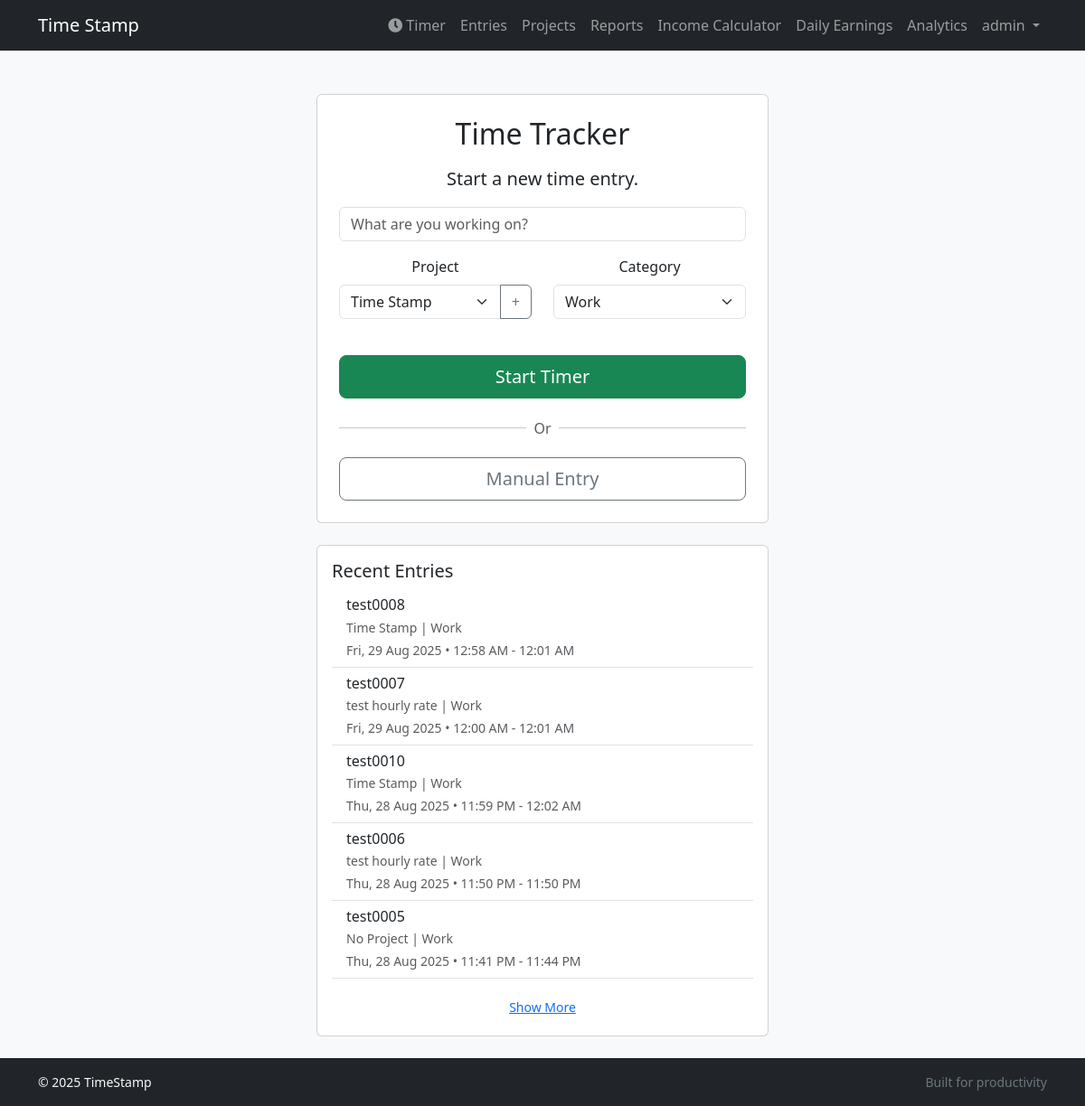
Page / (signed in) on the earlier database version.
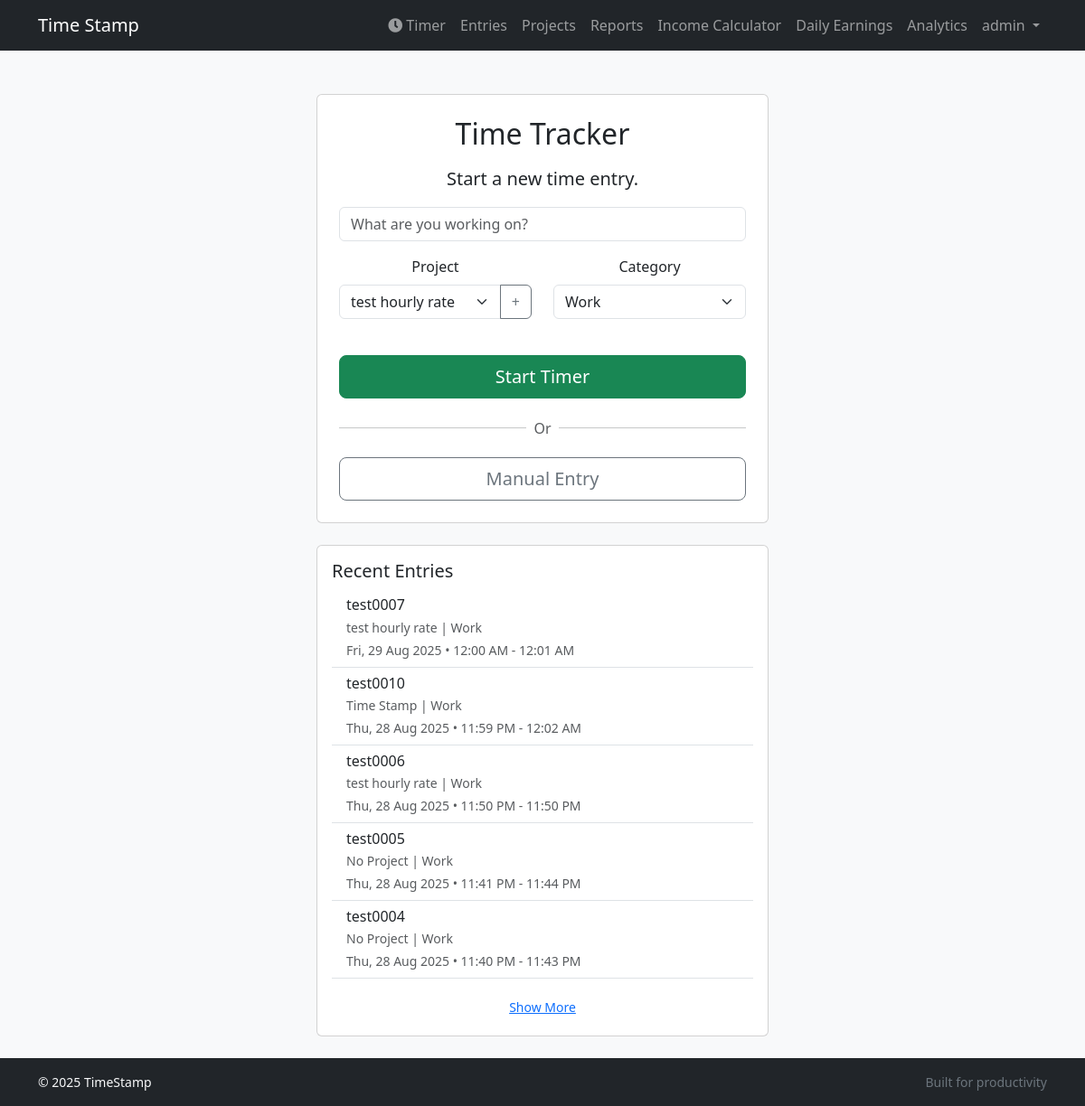
Same page on the later database version.
### tracker/models.py (models this page shows, shortened)
class TimeEntry(models.Model):
    user = models.ForeignKey(settings.AUTH_USER_MODEL, on_delete=models.CASCADE)
    project = models.ForeignKey(Project, on_delete=models.CASCADE, null=True, blank=True, related_name='time_entries')
    title = models.CharField(max_length=200)
    description = models.TextField(blank=True)
    notes = models.TextField(blank=True)
    start_time = models.DateTimeField()
    end_time = models.DateTimeField(null=True, blank=True)
    is_archived = models.BooleanField(default=False)
    category = models.CharField(max_length=10, choices=CATEGORY_CHOICES, default='work')
    is_paused = models.BooleanField(default=False)
    last_pause_time = models.DateTimeField(null=True, blank=True)
    paused_duration = models.DurationField(default=timedelta(0))
    is_manual = models.BooleanField(default=False)  # Add this field
    was_edited = models.BooleanField(default=False) # Add this line
    class Meta:
        ordering = ['-start_time']

class Project(models.Model):
    user = models.ForeignKey(User, on_delete=models.CASCADE, related_name='projects')
    name = models.CharField(max_length=100)
    description = models.TextField(blank=True)
    category = models.CharField(max_length=10, choices=CATEGORY_CHOICES, default='work')
    is_archived = models.BooleanField(default=False)
    hourly_rate = models.DecimalField(max_digits=8, decimal_places=2, default=0.00)

### tracker/views.py (the view)
# urls.py: path('', views.HomePageView.as_view(), name='home'),
class HomePageView(View):
    def get(self, request, *args, **kwargs):
        if request.user.is_authenticated:
            active_entry = TimeEntry.objects.filter(user=request.user, end_time__isnull=True).first()
            projects = Project.objects.filter(user=request.user)
            recent_entries = TimeEntry.objects.filter(
                user=request.user,
                end_time__isnull=False
            ).order_by('-start_time')[:10]
            latest_work_entry = TimeEntry.objects.filter(user=request.user, category='work', project__isnull=False).order_by('-start_time').first()
            latest_personal_entry = TimeEntry.objects.filter(user=request.user, category='personal', project__isnull=False).order_by('-start_time').first()
            context = {
                'active_entry': active_entry,
                'projects': projects,
                'recent_entries': recent_entries,
                'latest_work_project_id': latest_work_entry.project.id if latest_work_entry else None,
                'latest_personal_project_id': latest_personal_entry.project.id if latest_personal_entry else None,
                'new_project_id': request.GET.get('new_project_id'),
                'new_category': request.GET.get('new_category'),
            }
            return render(request, 'home.html', context)
        else:
            return render(request, 'tracker/landing.html')

### templates/home.html (shortened to what this page needs)
{% extends "base.html" %}
{% block content %}
{% if user.is_authenticated %}
    <div class="text-center">
        <div class="card mx-auto" style="max-width: 500px;">
            <div class="card-body p-4">
                <h2 class="card-title mb-3">Time Tracker</h2>
                {% if active_entry %}
                    <p class="lead">Timer is running for: <strong>{{ active_entry.title }}</strong></p>
                    <p class="text-muted">Project: {{ active_entry.project.name|default:"None" }} | Category: {{ active_entry.get_category_display }}</p>
                    <h1 id="timer" class="display-4 my-3"
                        data-starttime="{{ active_entry.start_time.isoformat }}"
                        data-is-paused="{{ active_entry.is_paused|yesno:'true,false' }}"
                        data-paused-duration="{{ active_entry.paused_duration.total_seconds }}"
                        data-last-pause-time="{{ active_entry.last_pause_time.isoformat|default:'' }}">00:00:00</h1>
                    <div class="d-grid gap-2 d-sm-flex justify-content-sm-center">
                        {% if active_entry.is_paused %}
                            <form action="{% url 'tracker:resume_timer' %}" method="post" class="flex-fill">
                                {% csrf_token %}
                                <button type="submit" class="btn btn-success btn-lg w-100">Resume</button>
                            </form>
                        {% else %}
                            <form action="{% url 'tracker:pause_timer' %}" method="post" class="flex-fill">
                                {% csrf_token %}
                                <button type="submit" class="btn btn-warning btn-lg w-100">Pause</button>
                            </form>
                        {% endif %}
                        <form action="{% url 'tracker:stop_timer' %}" method="post" class="flex-fill">
                            {% csrf_token %}
                            <button type="submit" class="btn btn-danger btn-lg w-100">Stop Timer</button>
                        </form>
                    </div>
                {% else %}
                    <p class="lead">Start a new time entry.</p>
                    <form action="{% url 'tracker:start_timer' %}" method="post">
                        <div class="mb-3">
                            <input type="text" name="title" class="form-control" placeholder="What are you working on?" required>
                        </div>
                        <div class="row">
                            <div class="col-md-6 mb-3">
                                <label for="project" class="form-label">Project</label>
                                <div class="input-group">
                                    <select name="project" id="project" class="form-select"
                                            data-latest-work-project="{{ latest_work_project_id|default:'' }}"
                                            data-latest-personal-project="{{ latest_personal_project_id|default:'' }}"
                                            data-new-project-id="{{ new_project_id|default:'' }}">
                                        {% for project in projects %}
                                        <option value="{{ project.pk }}" data-category="{{ project.category }}">{{ project.name }}</option>
                                        {% endfor %}
                                    </select>
                                    <a href="{% url 'tracker:project_create' %}?next={{ request.path }}" class="btn btn-outline-secondary" role="button">+</a>
                                </div>
                            </div>
                            <div class="col-md-6 mb-3">
                                <label for="category" class="form-label">Category</label>
                                <select name="category" id="category" class="form-select">
                                    <option value="work" {% if new_category == 'work' or not new_category %}selected{% endif %}>Work</option>
                                </select>
                            </div>
                        </div>
                        <div class="d-grid gap-3 mt-4">
                            <button type="submit" class="btn btn-success btn-lg">Start Timer</button>
                            <div class="d-flex align-items-center">
                                <hr class="flex-grow-1">
                                <span class="mx-2 text-muted">Or</span>
                                <hr class="flex-grow-1">
                            </div>
                            <a href="{% url 'tracker:entry_create' %}" class="btn btn-outline-secondary btn-lg">Manual Entry</a>
                        </div>
                    </form>
                {% endif %}
            </div>
        </div>
    </div>
    {% if recent_entries %}
    <div class="card mx-auto mt-4" style="max-width: 500px;">
        <div class="card-body">
            <h5 class="card-title">Recent Entries</h5>
            <ul class="list-group list-group-flush" id="recent-entries-list">
                {% for entry in recent_entries %}
                <li class="list-group-item recent-entry" {% if forloop.counter > 5 %}style="display: none;"{% endif %}>
                    <div class="d-flex w-100 justify-content-between">
                        <h6 class="mb-1">
                            <a href="#" class="text-decoration-none text-dark view-details-btn"
                               data-entry-id="{{ entry.pk }}"
                               data-bs-toggle="modal"
                               data-bs-target="#entryDetailsModal">
                                {{ entry.title }}
                            </a>
                        </h6>
                    </div>
                    <p class="mb-1 text-muted small">
                        {{ entry.project.name|default:"No Project" }} | {{ entry.get_category_display }}
                    </p>
                    <p class="mb-0 text-muted small">
                        {{ entry.start_time|date:"D, j M Y" }} &bull; {{ entry.start_time|date:"g:i A" }} - {{ entry.end_time|date:"g:i A" }}
                    </p>
                </li>
                {% endfor %}
            </ul>
            {% if recent_entries|length > 5 %}
            <div class="text-center mt-3">
                <button class="btn btn-link btn-sm" id="show-more-btn">Show More</button>
            </div>
            {% endif %}
        </div>
    </div>
    {% endif %}
{% endif %}
{% endblock %}

### templates/base.html (shortened to what this page needs)
{% load static %}
<!DOCTYPE html>
<html lang="en" class="h-100">
<head>
    <link href="https://cdn.jsdelivr.net/npm/bootstrap@5.3.2/dist/css/bootstrap.min.css" rel="stylesheet"
>
    <link rel="stylesheet" href="https://cdnjs.cloudflare.com/ajax/libs/font-awesome/5.15.4/css/all.min.css">
    <link rel="stylesheet" href="{% static 'css/style.css' %}">
    <link rel="stylesheet" href="{% static 'css/base.css' %}">
</head>
<body class="d-flex flex-column h-100">
<nav class="navbar navbar-expand-lg navbar-dark bg-dark mb-4">
    <div class="container">
        <a class="navbar-brand me-auto" href="{% url 'tracker:home' %}">Time Stamp</a>
        <div class="collapse navbar-collapse" id="navbarNav">
            <ul class="navbar-nav ms-auto">
                {% if user.is_authenticated %}
                    <li class="nav-item d-none d-lg-block">
                        <a class="nav-link" href="{% url 'tracker:home' %}"><i class="fas fa-clock me-1"></i>Timer</a>
                    </li>
                    <li class="nav-item">
                        <a class="nav-link" href="{% url 'tracker:entry_list' %}">Entries</a>
                    </li>
                    <li class="nav-item">
                        <a class="nav-link" href="{% url 'tracker:project_list' %}">Projects</a>
                    </li>
                    <li class="nav-item">
                        <a class="nav-link" href="{% url 'tracker:reports' %}">Reports</a>
                    </li>
                    <li class="nav-item">
                        <a class="nav-link" href="{% url 'tracker:income_calculator' %}">Income Calculator</a>
                    </li>
                    <li class="nav-item">
                        <a class="nav-link" href="{% url 'tracker:daily_earnings_tracker' %}">Daily Earnings</a>
                    </li>
                    <li class="nav-item">
                        <a class="nav-link" href="{% url 'tracker:analytics' %}">Analytics</a>
                    </li>
                    <li class="nav-item dropdown">
                        <a class="nav-link dropdown-toggle" href="#" id="navbarDropdown" role="button" data-bs-toggle="dropdown" aria-expanded="false">
                            {{ user.username }}
                        </a>
                    </li>
                {% endif %}
            </ul>
        </div>
    </div>
</nav>
<main class="container py-4 flex-grow-1">
    {% block content %}{% endblock %}
</main>
<footer class="bg-dark text-light py-3 mt-auto">
  <div class="container small d-flex flex-column flex-md-row justify-content-between">
      <div>&copy; {% now "Y" %} TimeStamp</div>
      <div>
          <span class="text-secondary">Built for productivity</span>
      </div>
  </div>
</footer>
</body>
</html>

### static/css/style.css (style rules this page uses)
body { background-color: #f8f9fa; }

Differences in the rows shown:
removed TimeEntry: title "test0008", project.name "Time Stamp", category "Work", start_time "Fri, 29 Aug 2025", start_time "12:58 AM", end_time "12:01 AM"
now on this page (row unchanged): TimeEntry: title "test0004", project.name "No Project", category "Work", start_time "Thu, 28 Aug 2025", start_time "11:40 PM", end_time "11:43 PM"
Other differences:
form field project: "Time Stamp" → "test hourly rate"
